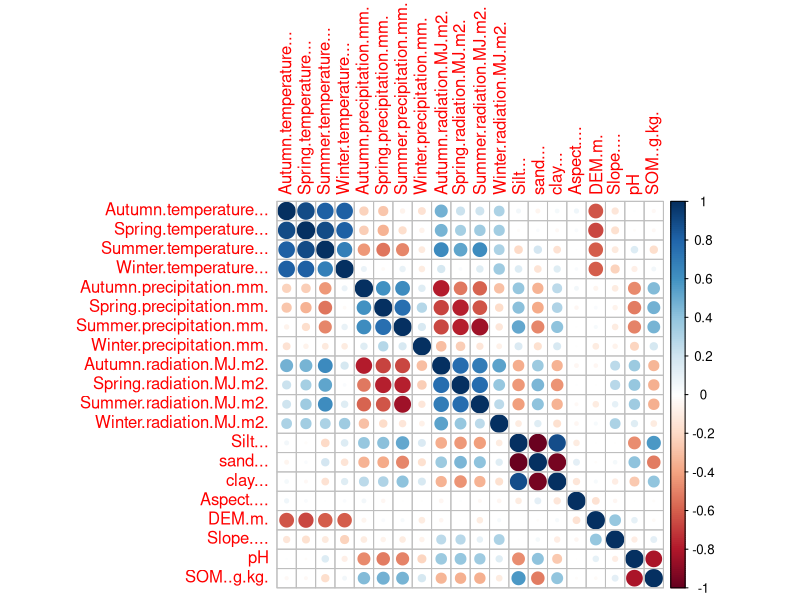
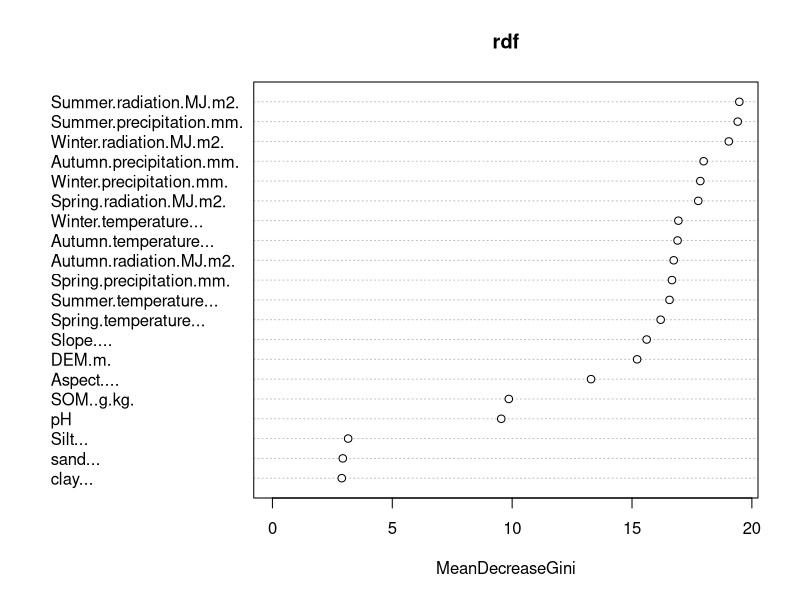
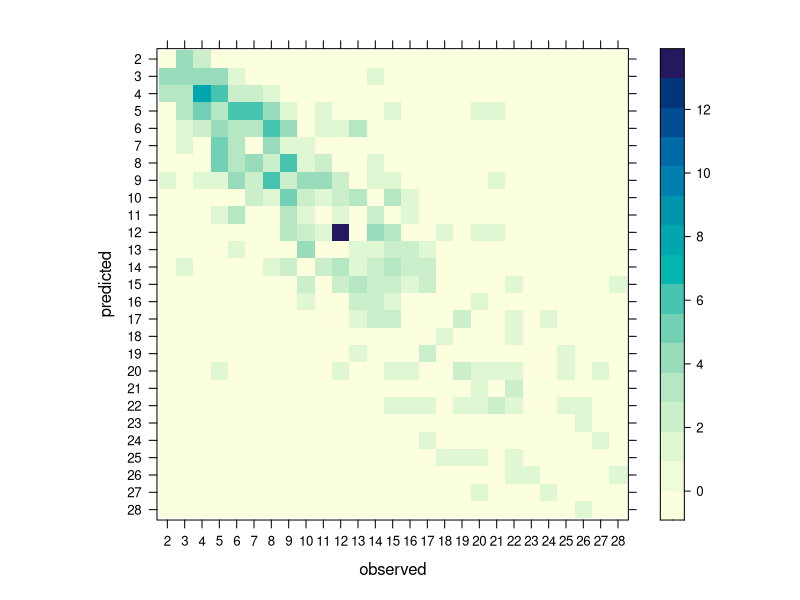
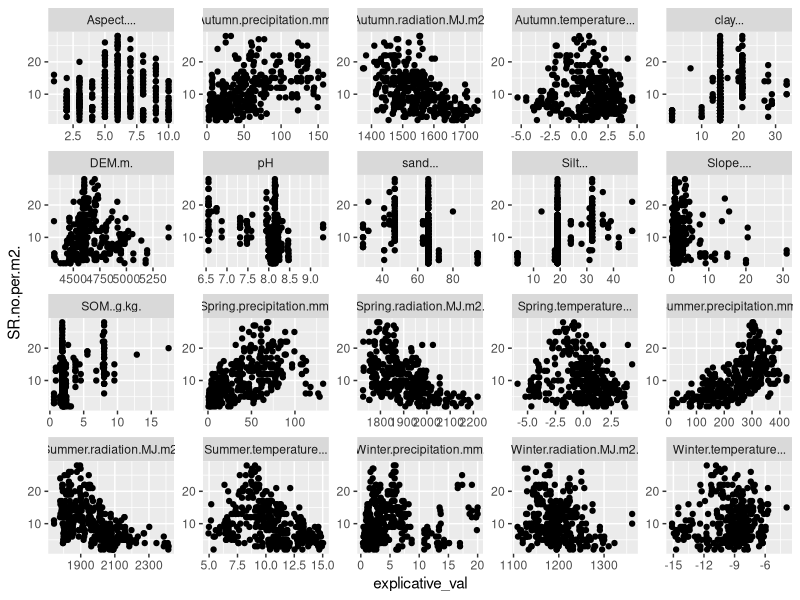

Recreate these plots in R, in order. (Note: this script raises an error after producing the figures.)
library(tidyverse)
library(randomForest)
library(lme4)
library(corrplot)
library(lattice)
data<-read.table("data.txt",header=TRUE,sep="\t",dec = ",")
str(data)
corrplot(cor(data[,-c(1,22)]))
data$SR.no.per.m2. = as.factor(data$SR.no.per.m2.)
rdf = randomForest(SR.no.per.m2.~ . ,data[,-1], type = "classification" )
str(rdf)
varImpPlot(rdf)
rdf$c
levelplot(rdf$confusion[,27:1], xlab = "observed", ylab = "predicted")
data[data$SR.no.per.m2.==12,]
table(data$SR.no.per.m2.)


##### Mod generalise
str(data)
data<-read.table("data.txt",header=TRUE,sep="\t",dec = ",")
data_long = data%>%
  pivot_longer(-c(ID,SR.no.per.m2.), values_to = "explicative_val",
               names_to = "explicative_name")
str(data_long)
ggplot(data_long)+
  geom_point(aes(x = explicative_val , y = SR.no.per.m2.))+
  facet_wrap(~explicative_name,scales = "free")
glim
